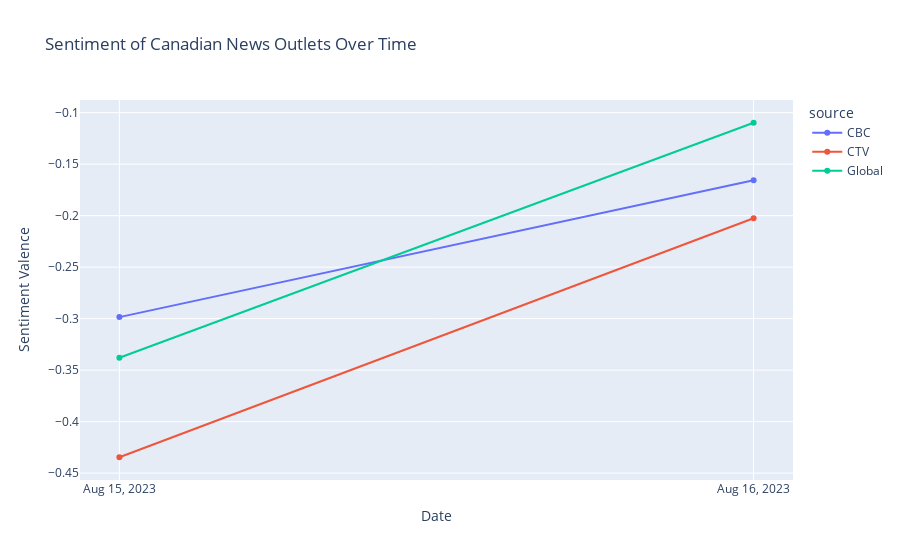

Notebook code cell kept with this figure:
### Markdown cell above
## Plotting All Grouped

### Code cell
import plotly.express as px

fig = px.line(grouped_df_10, x = 'date_str', y = 'chosen_label_val', color = 'source', title = "Sentiment Valency over Time", markers = True)
fig.update_layout(
    title = "Sentiment of Canadian News Outlets Over Time",
    xaxis_title = "Date",
    yaxis_title = "Sentiment Valence",
)

fig.show()

### Figure 1 — Plotly figure (JSON) as saved in the notebook; plotly's stock layout.template omitted (floating-point values rounded to 4 significant figures)
{"data": [{"hovertemplate": "source=CBC<br>date_str=%{x}<br>chosen_label_val=%{y}<extra></extra>", "legendgroup": "CBC", "line": {"color": "#636efa", "dash": "solid"}, "marker": {"symbol": "circle"}, "mode": "lines+markers", "name": "CBC", "orientation": "v", "showlegend": true, "type": "scatter", "x": ["Aug 15, 2023", "Aug 16, 2023"], "xaxis": "x", "y": [-0.2985, -0.1656], "yaxis": "y"}, {"hovertemplate": "source=CTV<br>date_str=%{x}<br>chosen_label_val=%{y}<extra></extra>", "legendgroup": "CTV", "line": {"color": "#EF553B", "dash": "solid"}, "marker": {"symbol": "circle"}, "mode": "lines+markers", "name": "CTV", "orientation": "v", "showlegend": true, "type": "scatter", "x": ["Aug 15, 2023", "Aug 16, 2023"], "xaxis": "x", "y": [-0.4346, -0.2025], "yaxis": "y"}, {"hovertemplate": "source=Global<br>date_str=%{x}<br>chosen_label_val=%{y}<extra></extra>", "legendgroup": "Global", "line": {"color": "#00cc96", "dash": "solid"}, "marker": {"symbol": "circle"}, "mode": "lines+markers", "name": "Global", "orientation": "v", "showlegend": true, "type": "scatter", "x": ["Aug 15, 2023", "Aug 16, 2023"], "xaxis": "x", "y": [-0.338, -0.1098], "yaxis": "y"}], "layout": {"legend": {"title": {"text": "source"}, "tracegroupgap": 0}, "title": {"text": "Sentiment of Canadian News Outlets Over Time"}, "xaxis": {"anchor": "y", "domain": [0, 1], "title": {"text": "Date"}}, "yaxis": {"anchor": "x", "domain": [0, 1], "title": {"text": "Sentiment Valence"}}}}
